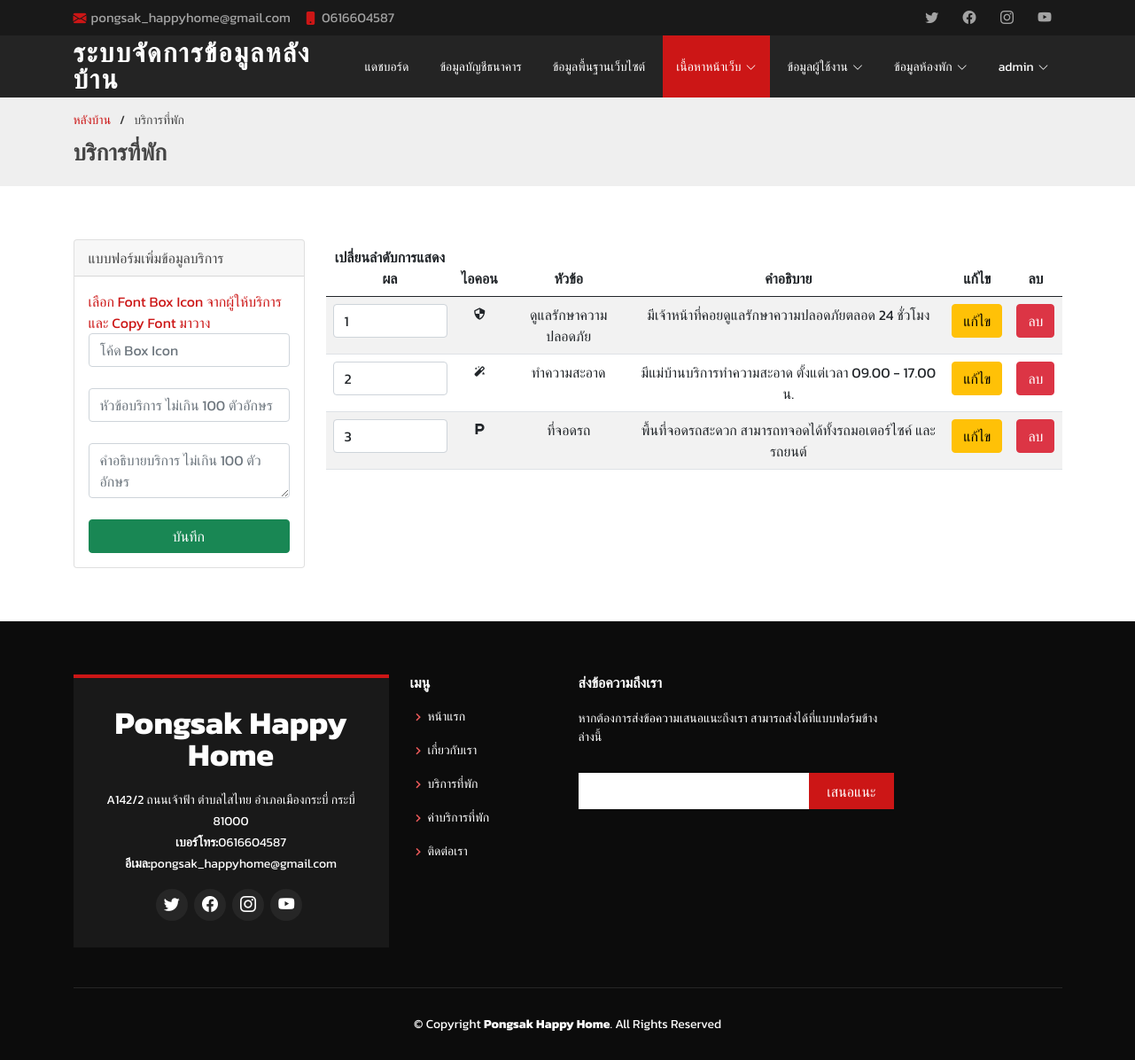
Page /admin.php?services (signed in) on the committed database.
### tables this page shows
CREATE TABLE `website` (
  `web_name` varchar(255) NOT NULL COMMENT 'ชื่อเว็บไซต์',
  `web_description` text NOT NULL COMMENT 'คำอธิบายเว็บไซต์',
  `web_keywords` text NOT NULL COMMENT 'คำค้นหาเว็บไซต์',
  `web_address` text NOT NULL COMMENT 'ทีอยู่เว็บไซต์',
  `web_phone` char(10) NOT NULL COMMENT 'เบอร์โทรศัพท์',
  `web_email` varchar(255) NOT NULL COMMENT 'อีเมล',
  `web_facebook` text NOT NULL COMMENT 'ลิ้ง Facebook',
  `web_ig` text NOT NULL COMMENT 'ลิ้ง IG',
  `web_youtube` text NOT NULL COMMENT 'ลิ้ง Youtube',
  `web_twitter` text NOT NULL COMMENT 'ลิ้ง Twitter',
  `web_google_map` text NOT NULL COMMENT 'Iframe Google map'
);

CREATE TABLE `services` (
  `sv_id` int(11) NOT NULL,
  `sv_no` int(11) NOT NULL,
  `sv_icon` text NOT NULL,
  `sv_heading` varchar(100) NOT NULL,
  `sv_desc` varchar(100) NOT NULL
);

### admin_html/services_table_form.php (the view, shortened to what this page needs)
<div class="container">
    <div class="row">
        <div class="col-lg-3 col-12">
            <div class="card">
                <div class="card-header">
                    แบบฟอร์มเพิ่มข้อมูลบริการ
                </div>
                <div class="card-body">
                    <form id="createServiceForm">
                        <div class="form-group">
                            <a href="https://boxicons.com/" target="_blank">เลือก Font Box Icon จากผู้ให้บริการ และ Copy Font มาวาง</a>
                            <br>
                            <input type="text" class="form-control" name="sv_icon" placeholder="โค้ด Box Icon" required>
                        </div>
                        <br>
                        <div class="form-group">
                            <input type="text" class="form-control" name="sv_heading" maxlength="100" placeholder="หัวข้อบริการ ไม่เกิน 100 ตัวอักษร" required>
                        </div>
                        <br>
                        <div class="form-group">
                            <textarea class="form-control" name="sv_desc" maxlength="100" placeholder="คำอธิบายบริการ ไม่เกิน 100 ตัวอักษร" required></textarea>
                        </div>
                        <br>
                        <button type="submit" class="btn btn-success w-100">บันทึก</button>
                    </form>
                </div>
            </div>
        </div>
        <div class="col-lg-9 col-12">
            <div class="table-responsive">
                <table class="table table-striped text-center dataTable">
                    <thead>
                        <tr>
                            <th>เปลี่ยนลำดับการแสดงผล</th>
                            <th>ไอคอน</th>
                            <th>หัวข้อ</th>
                            <th>คำอธิบาย</th>
                            <th>แก้ไข</th>
                            <th>ลบ</th>
                        </tr>
                    </thead>
                    <tbody>
                        <?php foreach ($data as $row) { ?>
                            <tr>
                                <td>
                                    <select class="form-control" onchange="changeNo('<?= $row['sv_id'] ?>','<?= $row['sv_no'] ?>',event.target.value)">
                                        <option value="<?= $row['sv_no'] ?>"><?= $row['sv_no'] ?></option>
                                    </select>
                                </td>
                                <td><?= $row['sv_icon'] ?></td>
                                <td><?= $row['sv_heading'] ?></td>
                                <td><?= $row['sv_desc'] ?></td>
                                <td>
                                    <button class="btn btn-warning" onclick="editService('<?= $row['sv_id'] ?>')">
                                        แก้ไข
                                    </button>
                                </td>
                                <td>
                                    <button class="btn btn-danger" onclick="deleteService('<?= $row['sv_id'] ?>')">
                                        ลบ
                                    </button>
                                </td>
                            </tr>
                        <?php } ?>
                    </tbody>
                </table>
            </div>
        </div>
    </div>
</div>

### admin.php (shortened to what this page needs)
<?php
if (!isset($_SESSION['USER_LOGIN']) || $_SESSION['USER_ROLE'] != "ADMIN") {
    header('location:index.php');
} else {
    require_once('services/connect.php');
    $sql = "SELECT * FROM website";
    $stmt = $pdo->query($sql);
    $web = $stmt->fetch(PDO::FETCH_OBJ);
    if (empty($_GET)) {
        $page_title = "แดชบอร์ด";
        $sql = "SELECT * FROM book WHERE b_status='รอตรวจสอบ'";
        $stmt = $pdo->query($sql);
        $books_status1 = $stmt->fetchAll();
        $sql = "SELECT * FROM book WHERE b_status='รอชำระค่ามัดจำ'";
        $stmt = $pdo->query($sql);
        $books_status2 = $stmt->fetchAll();
        $sql = "SELECT * FROM book WHERE b_status='รอตรวจสอบการชำระค่ามัดจำ'";
        $stmt = $pdo->query($sql);
        $books_status3 = $stmt->fetchAll();
        $sql = "SELECT * FROM book WHERE b_status='สำเร็จ'";
        $stmt = $pdo->query($sql);
        $books_status4 = $stmt->fetchAll();
        $sql = "SELECT * FROM book WHERE b_status='ไม่อนุมัติ'";
        $stmt = $pdo->query($sql);
        $books_status5 = $stmt->fetchAll();
        $today = date("Y-m-d");
        $sql = "SELECT (SELECT count(*) FROM book WHERE b_status='รอตรวจสอบ') as num_status1,(SELECT count(*) FROM book WHERE b_status='รอตรวจสอบการชำระค่ามัดจำ') as num_status3,(SELECT count(*) FROM rooms WHERE r_id NOT IN (SELECT b_id FROM book WHERE '$today' < b_check_out AND '$today' > b_check_in)) as num_free_room";
        $stmt = $pdo->query($sql);
        $stats = $stmt->fetchObject();
    } else {
        if (isset($_GET['website'])) {
            $page_title = "จัดการข้อมูลพื้นฐานเว็บไซต์";
        } else if (isset($_GET['admins'])) {
            $page_title = "จัดการข้อมูลผู้ดูแลระบบ";
            $sql = "SELECT * FROM admins ORDER BY adm_created DESC";
            $stmt = $pdo->query($sql);
            $data = $stmt->fetchAll();
        } else if (isset($_GET['customers'])) {
            $page_title = "จัดการข้อมูลลูกค้า";
            $sql = "SELECT * FROM customers ORDER BY cus_created DESC";
            $stmt = $pdo->query($sql);
            $data = $stmt->fetchAll();
        } else if (isset($_GET['roomtypes'])) {
            $page_title = "จัดการข้อมูลประเภทห้องพัก";
            $sql = "SELECT * FROM roomtypes ORDER BY rt_created DESC";
            $stmt = $pdo->query($sql);
            $data = $stmt->fetchAll();
        } else if (isset($_GET['rooms'])) {
            $page_title = "จัดการข้อมูลรายชื่อห้องพัก";
            $sql = "SELECT * FROM roomtypes ORDER BY rt_created DESC";
            $stmt = $pdo->query($sql);
            $data = $stmt->fetchAll();
        } else if (isset($_GET['welcome_msg'])) {
            $page_title = "ข้อความต้อนรับ";
            $sql = "SELECT * FROM welcome";
            $stmt = $pdo->query($sql);
            $welcome = $stmt->fetch(PDO::FETCH_OBJ);
        } else if (isset($_GET['aboutus'])) {
            $page_title = "เกี่ยวกับเรา";
            $sql = "SELECT * FROM aboutus";
            $stmt = $pdo->query($sql);
            $aboutus = $stmt->fetch(PDO::FETCH_OBJ);
        } else if (isset($_GET['services'])) {
            $page_title = "บริการที่พัก";
            $sql = "SELECT * FROM services ORDER BY sv_no ASC";
            $stmt = $pdo->query($sql);
            $data = $stmt->fetchAll();
        } else if (isset($_GET['banks'])) {
            $page_title = "จัดการข้อมูลบัญชีธนาคาร";
            $sql = "SELECT * FROM banks ORDER BY bank_created DESC";
            $stmt = $pdo->query($sql);
            $data = $stmt->fetchAll();
        }
    }
}
?>
<!DOCTYPE html>
<html lang="en">
<head>
    <?php require_once('layouts/head.php'); ?>
</head>
<body>
    <section id="topbar" class="d-flex align-items-center">
        <div class="container d-flex justify-content-center justify-content-md-between">
            <div class="contact-info d-flex align-items-center">
                <i class="bi bi-envelope-fill"></i><a href="mailto:<?= $web->web_email ?>"><?= $web->web_email ?></a>
                <i class="bi bi-phone-fill phone-icon"></i><?= $web->web_phone ?>
            </div>
            <div class="social-links d-none d-md-block">
                <a href="<?= $web->web_twitter ?>" class="twitter"><i class="bi bi-twitter"></i></a>
                <a href="<?= $web->web_facebook ?>" class="facebook"><i class="bi bi-facebook"></i></a>
                <a href="<?= $web->web_ig ?>" class="instagram"><i class="bi bi-instagram"></i></a>
                <a href="<?= $web->web_youtube ?>" class="youtube"><i class="bi bi-youtube"></i></i></a>
            </div>
        </div>
    </section>
    <header id="header" class="d-flex align-items-center">
        <div class="container d-flex align-items-center justify-content-between">
            <h1 class="logo"><a href="admin.php">ระบบจัดการข้อมูลหลังบ้าน</a></h1>
            <nav id="navbar" class="navbar">
                <ul>
                    <li><a class="nav-link <?= (empty($_GET)) ? "active" : '' ?>" href="admin.php">แดชบอร์ด</a></li>
                    <li><a class="nav-link <?= (isset($_GET['banks'])) ? "active" : '' ?>" href="admin.php?banks">ข้อมูลบัญชีธนาคาร</a></li>
                    <li><a class="nav-link <?= (isset($_GET['website'])) ? "active" : '' ?>" href="admin.php?website">ข้อมูลพื้นฐานเว็บไซต์</a></li>
                    <li class="dropdown">
                        <a role="button" class="<?= (isset($_GET['welcome_msg']) || isset($_GET['aboutus'])) || isset($_GET['services']) ? "active" : '' ?>">เนื้อหาหน้าเว็บ
                            <i class="bi bi-chevron-down"></i>
                        </a>
                    </li>
                    <li class="dropdown">
                        <a role="button" class="<?= (isset($_GET['admins']) || isset($_GET['customers'])) ? "active" : '' ?>">ข้อมูลผู้ใช้งาน
                            <i class="bi bi-chevron-down"></i>
                        </a>
                    </li>
                    <li class="dropdown">
                        <a role="button" class="<?= (isset($_GET['roomtypes']) || isset($_GET['rooms'])) ? "active" : '' ?>">ข้อมูลห้องพัก
                            <i class="bi bi-chevron-down"></i>
                        </a>
                    </li>
                    <?php if (!isset($_SESSION['USER_LOGIN'])) : ?>
                        <li><a class="nav-link" role="button" data-bs-toggle="modal" data-bs-target="#loginModal">เข้าสู่ระบบ</a></li>
                        <li><a class="nav-link" role="button" data-bs-toggle="modal" data-bs-target="#registerModal">สมัครสมาชิก</a></li>
                    <?php else : ?>
                        <li class="dropdown"><a href="javascript:void(0)"><span><?= $_SESSION['USER_USERNAME'] ?></span> <i class="bi bi-chevron-down"></i></a>
                        </li>
                    <?php endif ?>
                </ul>
            </nav>
        </div>
    </header>
    <main id="main">
        <section id="breadcrumbs" class="breadcrumbs">
            <div class="container">
                <ol>
                    <li><a href="admin.php">หลังบ้าน</a></li>
                    <li><?= $page_title; ?></li>
                </ol>
                <h2><?= $page_title; ?></h2>
            </div>
        </section>
        <section class="inner-page">
            <?php
            if (empty($_GET)) {
                require_once('admin_html/dashboard.php');
            } else {
                if (isset($_GET['admins'])) {
                    require_once('admin_html/admins_table_form.php');
                } else if (isset($_GET['customers'])) {
                    require_once('admin_html/customers_table_form.php');
                } else if (isset($_GET['roomtypes'])) {
                    require_once('admin_html/roomtypes_table_form.php');
                } else if (isset($_GET['rooms'])) {
                    require_once('admin_html/rooms_table_form.php');
                } else if (isset($_GET['welcome_msg'])) {
                    require_once('admin_html/welcome_msg_table_form.php');
                } else if (isset($_GET['aboutus'])) {
                    require_once('admin_html/aboutus_table_form.php');
                } else if (isset($_GET['services'])) {
                    require_once('admin_html/services_table_form.php');
                } else if (isset($_GET['website'])) {
                    require_once('admin_html/website_table_form.php');
                } else if (isset($_GET['banks'])) {
                    require_once('admin_html/banks_table_form.php');
                }
            }
            ?>
        </section>
    </main>
    <?php require_once('layouts/footer.php'); ?>
</body>
</html>

### layouts/footer.php (shortened to what this page needs)
<footer id="footer">
    <div class="footer-top">
        <div class="container">
            <div class="row">
                <div class="col-lg-4 col-md-6">
                    <div class="footer-info">
                        <h3><?= $web->web_name ?></h3>
                        <p>
                            <?= $web->web_address; ?><br>
                            <strong>เบอร์โทร:</strong><?= $web->web_phone ?><br>
                            <strong>อีเมล:</strong><?= $web->web_email ?><br>
                        </p>
                        <div class="social-links mt-3">
                            <a href="<?= $web->web_twitter ?>" class="twitter"><i class="bi bi-twitter"></i></a>
                            <a href="<?= $web->web_facebook ?>" class="facebook"><i class="bi bi-facebook"></i></a>
                            <a href="<?= $web->web_ig ?>" class="instagram"><i class="bi bi-instagram"></i></a>
                            <a href="<?= $web->web_youtube ?>" class="youtube"><i class="bi bi-youtube"></i></i></a>
                        </div>
                    </div>
                </div>
                <div class="col-lg-2 col-md-6 footer-links">
                    <h4>เมนู</h4>
                    <ul>
                        <li><i class="bx bx-chevron-right"></i> <a href="#hero">หน้าแรก</a></li>
                        <li><i class="bx bx-chevron-right"></i> <a href="#about">เกี่ยวกับเรา</a></li>
                        <li><i class="bx bx-chevron-right"></i> <a href="#services">บริการที่พัก</a></li>
                        <li><i class="bx bx-chevron-right"></i> <a href="#pricing">ค่าบริการที่พัก</a></li>
                        <li><i class="bx bx-chevron-right"></i> <a href="#contact">ติดต่อเรา</a></li>
                    </ul>
                </div>
                <div class="col-lg-4 col-md-6 footer-newsletter">
                    <h4>ส่งข้อความถึงเรา</h4>
                    <p>หากต้องการส่งข้อความเสนอแนะถึงเรา สามารถส่งได้ที่แบบฟอร์มข้างล่างนี้</p>
                    <form action="javascript:void(0)" method="post">
                        <input type="email" name="email"><input type="submit" value="เสนอแนะ">
                    </form>
                </div>
            </div>
        </div>
    </div>
    <div class="container">
        <div class="copyright">
            &copy; Copyright <strong><span><?= $web->web_name ?></span></strong>. All Rights Reserved
        </div>
    </div>
</footer>

### rows in the picture
website: web_email "pongsak_happyhome@gmail.com", web_phone "0616604587", web_name "Pongsak Happy Home", web_address "A142/2 ถนนเจ้าฟ้า ตำบลไสไทย อำเภอเมืองกระบี่ กระบี่ 81000"
services: sv_no+sv_id "1", sv_heading "ดูแลรักษาความปลอดภัย", sv_desc "มีเจ้าหน้าที่คอยดูแลรักษาความปลอดภัยตลอด 24 ชั่วโมง"
services: sv_no+sv_id "2", sv_heading "ทำความสะอาด", sv_desc "มีแม่บ้านบริการทำความสะอาด ตั้งแต่เวลา 09.00 - 17.00 น."
services: sv_no+sv_id "3", sv_heading "ที่จอดรถ", sv_desc "พื้นที่จอดรถสะดวก สามารถทจอดได้ทั้งรถมอเตอร์ไซค์ และรถยนต์"

### other values in the picture
$_SESSION['USER_USERNAME'] "admin"
$page_title "บริการที่พัก"
